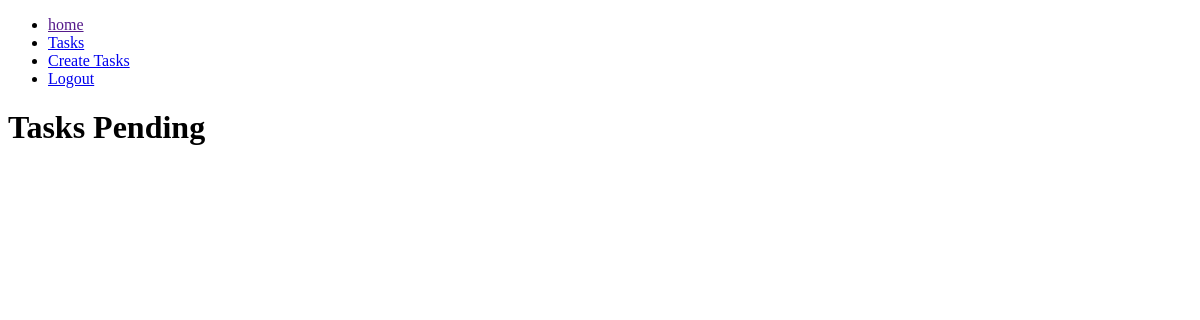
/tasks/ (signed in), run on an earlier commit of the app's database.
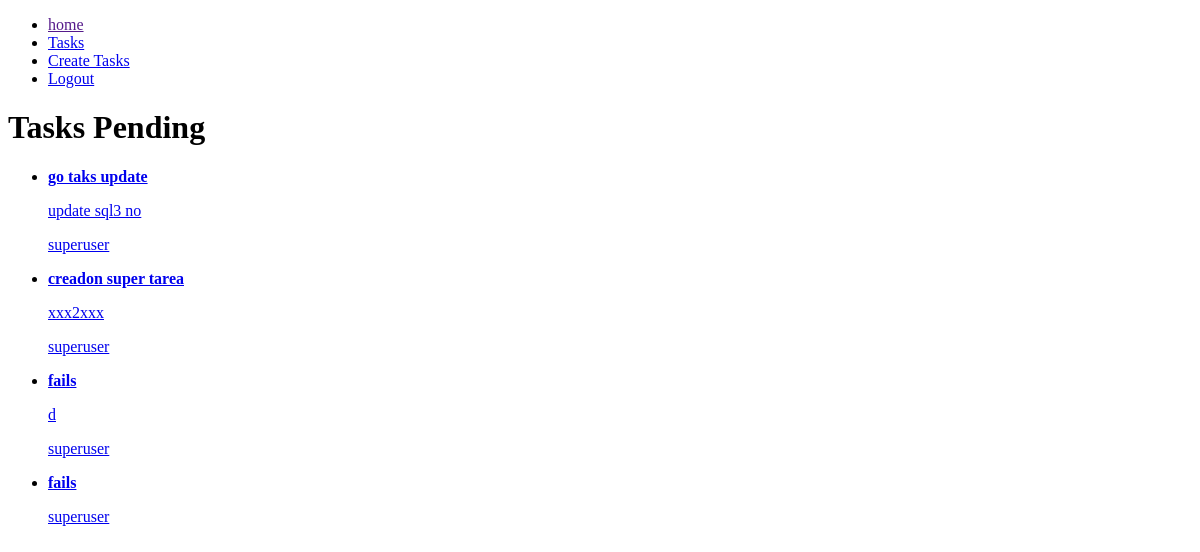
And on a later commit of the database.
### tasks/models.py (models this page shows, shortened)
class Task(models.Model):
    title = models.CharField(max_length=100)
    description = models.TextField(blank=True)
    created = models.DateTimeField(auto_now_add=True)
    datecompleted = models.DateTimeField(null=True, blank=True)
    important = models.BooleanField(default=False)
    user = models.ForeignKey(User, on_delete=models.CASCADE)

### tasks/views.py (the view)
# urls.py: path('tasks/', views.tasks, name='tasks'),
def tasks(request):
    tasks = Task.objects.filter(user=request.user, datecompleted__isnull=True)
    return render(request, 'tasks.html', {'tasks': tasks})

### tasks/templates/tasks.html
{% extends 'base.html' %}
{% block content %}
<h1>Tasks Pending</h1>
<ul>
    {% for task in tasks %}
    <li>
        <a href="{% url 'task_detail' task.id %}">
        {% if task.important%}
        <strong>{{ task.title }}</strong>
        {% else %}
        {{ task.title }}
        {% endif%}
        <p>{{ task.description }}</p>
        <p>{{ task.user.username }}</p>
       </a>
    </li>
    {% endfor %}
</ul>
{% endblock %}

### tasks/templates/base.html (shortened to what this page needs)
<!DOCTYPE html>
<html lang="en">
<head>
</head>
<body>
<nav>
    <ul class="none">
        <li>
            <a href="">home</a>
        </li>
        {% if user.is_authenticated %}
        <li>
            <a href="/tasks/">Tasks</a>
        </li>
        <li>
            <a href="/tasks/create"> Create Tasks</a>
        </li>
        {% endif %}
        {% if user.is_authenticated %}
        <li>
            <a href="/logout">Logout</a>
        </li>
        {% endif %}
    </ul>
</nav>
    {% block content %}
    {% endblock %}
</body>
</html>

What changed in the data, as far as the page shows it:
added Task: title "go taks update", description "update sql3 no", user.username "superuser"
added Task: title "creadon super tarea", description "xxx2xxx", user.username "superuser"
added Task: title "fails", description "d", user.username "superuser"
added Task: title "fails", user.username "superuser"
